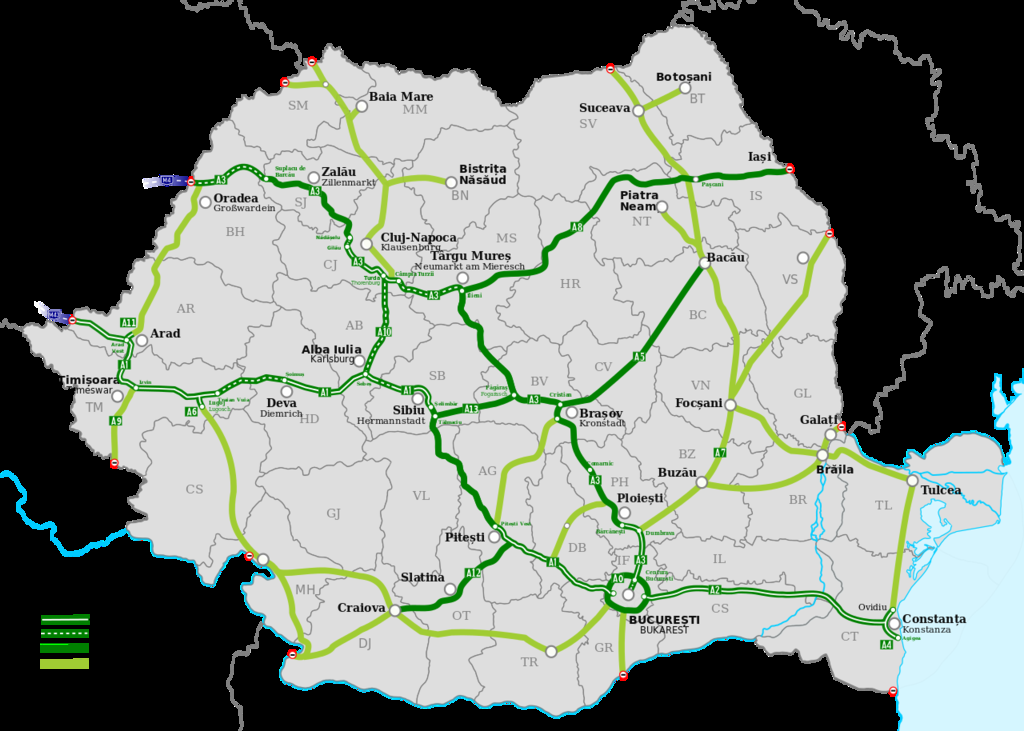
#> input picture ro_highways_map/data_to_extract/ro_motorways_and_expressways.png, 1024 x 731 px, found by its file name
$ python process_highways_map.py
#> lines starting #> are read from the running program, lines starting #| are printed output that depends on the picture; after the words box and inside, x2 and y2 are one past the last pixel; in counts of white or black regions, pixels touching at a corner belong together
### ro_highways_map/lib/image_manipulator.py
import cv2
import numpy as np
from pprintpp import pprint


class ImageManipulator:
    def __init__(self, folder, file, name):
        self.img_path = f'{folder}/{file}'
        self.folder = folder
        self.file = file
        self.name = name
        self.image = None
        self._load_base_image()

    def _load_base_image(self):
        # TODO: If rgb_img is None raise exception for failing to load.
        rgb_img = cv2.imread(self.img_path)
#> rgb_img is the input picture: shape (731, 1024, 3); mean B, G, R 126.8, 132.7, 126
        self.image = rgb_img

    # [15 lines left out: functions render_image_and_log_pixel_colors_on_click, _log_pixel_colors, _convert_pixel_rgb_to_hsv, not called in this run]

    def print_img_properties(self, print_matrix=False):
#> called with print_matrix = False
        print(f'Image shape: {self.image.shape}')
#| Image shape: (731, 1024, 3)
        print(f'Image size: {self.image.size}')
#| Image size: 2245632
        if print_matrix:
            pprint(self.image.tolist(), width=10000)
            print(len(self.image), len(self.image[0]), len(self.image[0][0]))

    def isolate_img_features(self, lower_hsv_bound, upper_hsv_bound, render=False):
        # Convert image to HSV and generate mask based on bounds.
        mask_img = self.generate_mask_from_hsv_bounds(lower_hsv_bound, upper_hsv_bound)
        cv2.imwrite(f'{self.folder}/mask_{self.file}', mask_img)
        # Merge mask with rgb image to mask all areas of disinterest.
        isolated_features_img = cv2.bitwise_and(self.image, self.image, mask=mask_img)
        cv2.imwrite(f'{self.folder}/processed_{self.file}', isolated_features_img)
        if render:
            cv2.imshow('isolated_features_img', isolated_features_img)
            cv2.waitKey(0)

    def generate_mask_from_hsv_bounds(self, lower_hsv_bound, upper_hsv_bound):
        hsv_img = cv2.cvtColor(self.image, cv2.COLOR_BGR2HSV)
#> hsv_img: shape (731, 1024, 3); mean H, S, V 9.8, 14, 133.7
        lower_hsv_bound = np.uint8(lower_hsv_bound)
        upper_hsv_bound = np.uint8(upper_hsv_bound)
        return cv2.inRange(hsv_img, lower_hsv_bound, upper_hsv_bound)
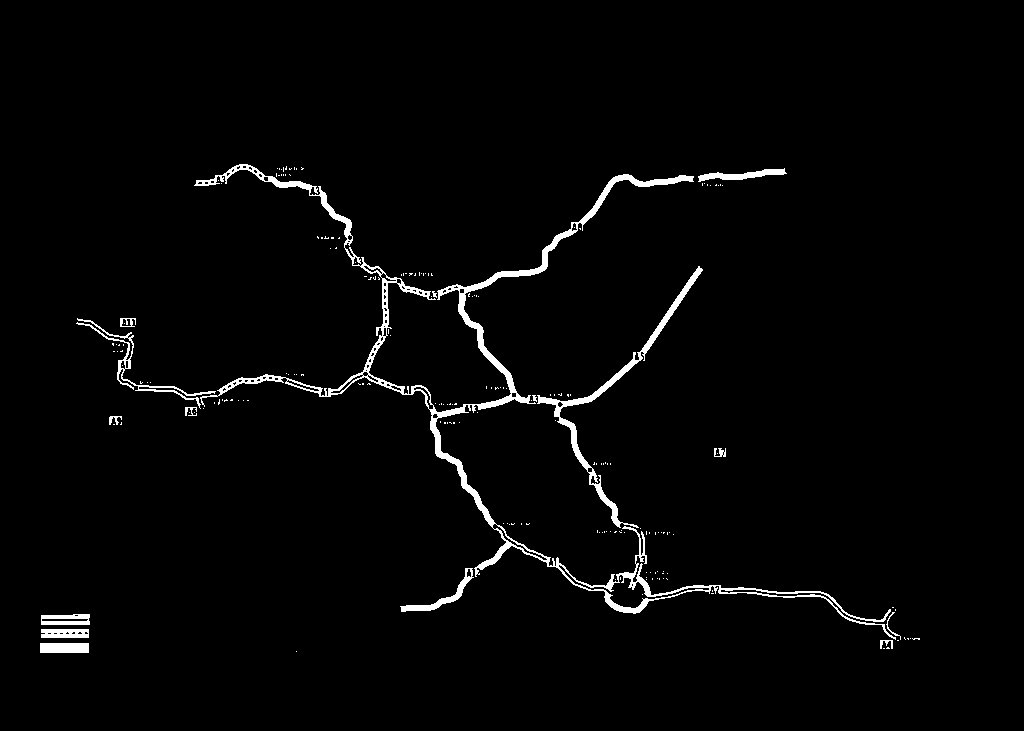
#> returned value: shape (731, 1024); 2.2% white; 198 white regions (182 under 20 px), largest, box (x1, y1, x2, y2) and area: (194, 164, 896, 640) 10106, (537, 266, 703, 528) 2192, (76, 318, 216, 409) 828

### ro_highways_map/process_highways_map.py
from lib.image_manipulator import ImageManipulator


IMG_FOLDER = 'map_pictures'
FILES = ['romanianhighwaymap_en.jpg', 'ro_motorways_and_expressways.png',
         'Romania_Motorways_DE_1.svg', 'icon_test.png']
FILE = FILES[1]

# Isolate desired features as mask and colored img and save them as new files.
img_manipulator = ImageManipulator(IMG_FOLDER, FILE, 'ro_highways')
img_manipulator.print_img_properties()
# img_manipulator.render_image_and_log_pixel_colors_on_click()
# img_manipulator.isolate_img_features([60, 120, 120], [71, 255, 255])  # Looking for [ 60 255 128].
img_manipulator.isolate_img_features([55, 120, 120], [71, 255, 255], True)  # Looking for [ 60 255 128].
#> in isolate_img_features, `isolated_features_img = cv2.bitwise_and(self.image, self.image, mask=m..`:
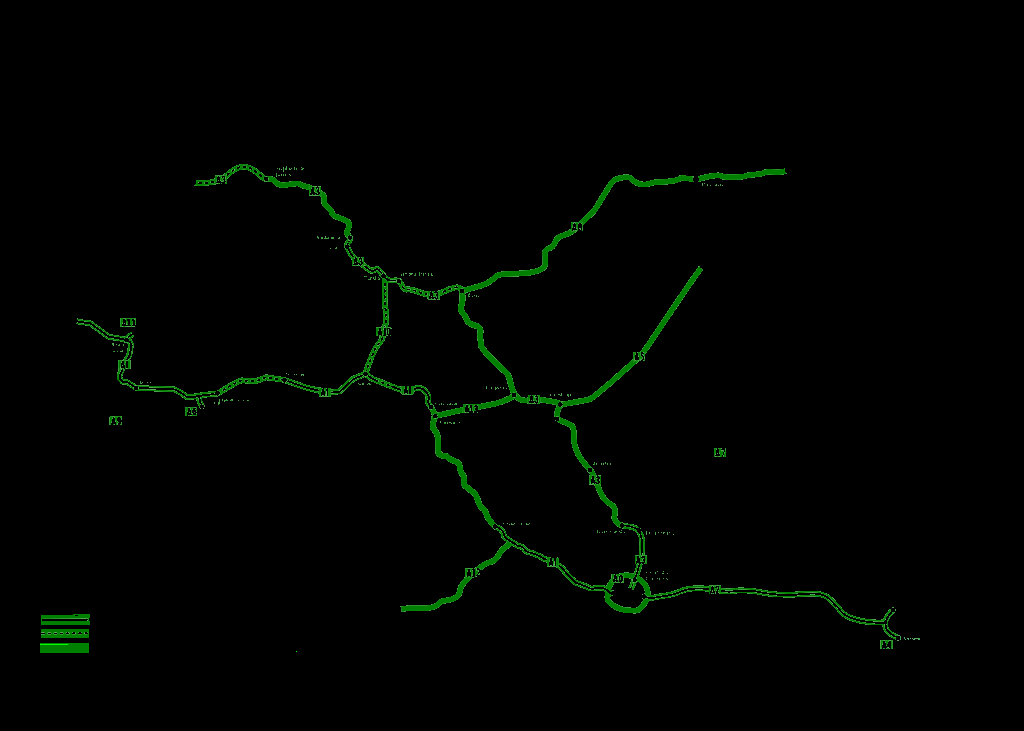
#> isolated_features_img: shape (731, 1024, 3); mean B, G, R 0.4, 3, 0.4

# Thin out lines and build list of connected pixel positions.
img_manipulator = ImageManipulator(IMG_FOLDER, FILE, 'ro_highways')
